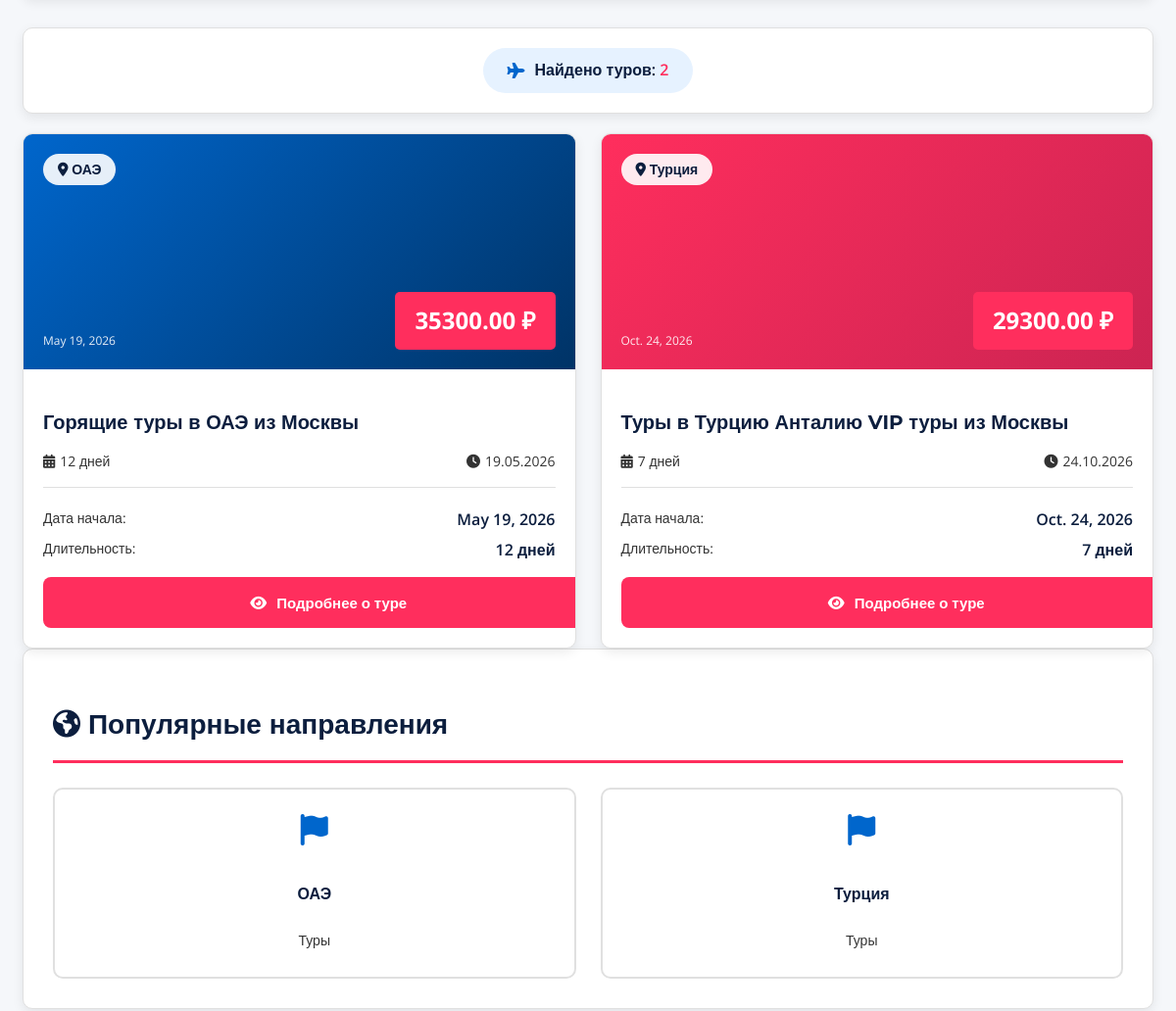
The app's page /tours/ (middle part), older data.
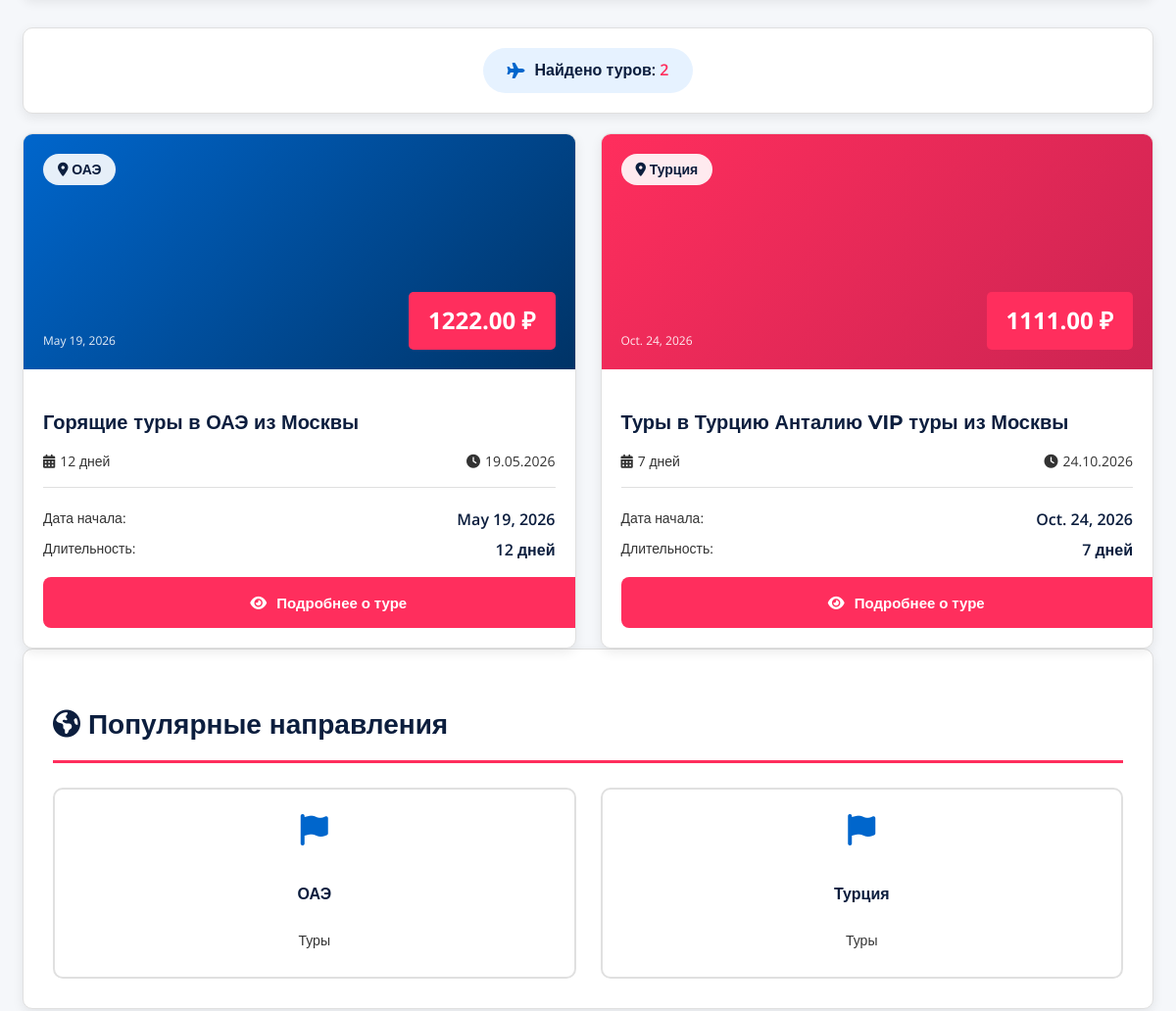
The same page, newer data.
### main/models.py (models this page shows, shortened)
class Tour(models.Model):
    title = models.CharField(max_length=200, verbose_name="Название тура")
    price = models.DecimalField(max_digits=10, decimal_places=2, verbose_name="Цена", default=0.00)
    duration = models.IntegerField(verbose_name="Длительность (дней)")
    country = models.CharField(max_length=100, verbose_name="Страна")
    start_date = models.DateField(verbose_name="Дата начала")

### main/views.py (the view)
# urls.py: path('tours/', views.tours_page, name='tours_page'),
def tours_page(request):
    query = request.GET.get('q', '').strip()
    country_filter = request.GET.get('country', '')
    sort_by = request.GET.get('sort', 'start_date')
    tours = Tour.objects.all()
    if query:
        tours = tours.filter(
            Q(title__icontains=query) |
            Q(country__icontains=query)
        )
    if country_filter:
        tours = tours.filter(country__icontains=country_filter)
    if sort_by == 'price_asc':
        tours = tours.order_by('price')
    elif sort_by == 'price_desc':
        tours = tours.order_by('-price')
    elif sort_by == 'duration':
        tours = tours.order_by('-duration')
    elif sort_by == 'date':
        tours = tours.order_by('start_date')
    else:
        tours = tours.order_by('start_date')
    countries = Tour.objects.values_list('country', flat=True).distinct().order_by('country')
    return render(request, 'main/tours_page.html', {
        'tours': tours,
        'query': query,
        'countries': countries,
        'selected_country': country_filter,
        'sort_by': sort_by,
    })

### main/templates/main/tours_page.html (shortened to what this page needs)
{% extends 'main/base.html' %}
{% block content %}
<div class="card" style="text-align: center; padding: 20px; margin-bottom: 20px;">
    <div style="display: inline-flex; align-items: center; gap: 10px; background: var(--coral-light-blue); padding: 10px 25px; border-radius: 30px;">
        <i class="fas fa-plane" style="color: var(--coral-blue);"></i>
        <span style="font-weight: 600; color: var(--coral-dark);">
            Найдено туров: <span style="color: var(--coral-red);">{{ tours|length }}</span>
        </span>
    </div>
</div>
{% if tours %}
    <div class="grid grid-3">
        {% for tour in tours %}
        <div class="tour-card">
            <div class="tour-header" style="background: linear-gradient(135deg,
                {% cycle '#0066CC' '#FF2E5D' '#00A859' '#FF7A00' as colors %},
                {% cycle '#003366' '#CC2452' '#008744' '#CC6200' %})">
                <span class="tour-country">
                    <i class="fas fa-map-marker-alt"></i> {{ tour.country }}
                </span>
                <div class="tour-price">{{ tour.price }} ₽</div>
                <div style="position: absolute; bottom: 20px; left: 20px; color: white; font-size: 12px; opacity: 0.9;">
                    {{ tour.start_date }}
                </div>
            </div>
            <div class="tour-content">
                <h3 class="tour-title">{{ tour.title }}</h3>
                <div class="tour-details">
                    <span><i class="fas fa-calendar-alt"></i> {{ tour.duration }} дней</span>
                    <span><i class="fas fa-clock"></i> {{ tour.start_date|date:"d.m.Y" }}</span>
                </div>
                <div style="margin: 15px 0;">
                    <div style="display: flex; justify-content: space-between; margin-bottom: 5px;">
                        <span style="color: var(--coral-text); font-size: 14px;">Дата начала:</span>
                        <span style="font-weight: 600; color: var(--coral-dark);">{{ tour.start_date }}</span>
                    </div>
                    <div style="display: flex; justify-content: space-between;">
                        <span style="color: var(--coral-text); font-size: 14px;">Длительность:</span>
                        <span style="font-weight: 600; color: var(--coral-dark);">{{ tour.duration }} дней</span>
                    </div>
                </div>
                <a href="{% url 'tour_detail' tour.id %}" class="btn btn-primary" style="width: 100%;">
                    <i class="fas fa-eye"></i> Подробнее о туре
                </a>
            </div>
        </div>
        {% endfor %}
    </div>
{% endif %}
<div class="card">
    <h2 class="card-title">
        <i class="fas fa-globe-americas"></i> Популярные направления
    </h2>
    <div class="grid grid-4">
        {% for country in countries|slice:":8" %}
        <a href="?country={{ country|urlencode }}"
           class="category-card"
           style="display: block; text-decoration: none; color: inherit;">
            <div style="text-align: center; padding: 25px 15px; border: 2px solid var(--coral-border); border-radius: 10px; transition: all 0.3s;"
                 onmouseover="this.style.borderColor='var(--coral-red)'; this.style.transform='translateY(-5px)';"
                 onmouseout="this.style.borderColor='var(--coral-border)'; this.style.transform='translateY(0)';">
                <i class="fas fa-flag" style="font-size: 32px; color: var(--coral-blue); margin-bottom: 15px;"></i>
                <h4 style="font-family: 'Montserrat', sans-serif; color: var(--coral-dark);">
                    {{ country }}
                </h4>
                <span style="color: var(--coral-text); font-size: 14px;">
                    {{ tour.country|default:"Туры" }}
                </span>
            </div>
        </a>
        {% endfor %}
    </div>
</div>
{% endblock %}

Row changes from the older to the newer data that the page shows:
changed Tour "Горящие туры в ОАЭ из Москвы": price "35300.00" → "1222.00"
changed Tour "Туры в Турцию Анталию VIP туры из Москвы": price "29300.00" → "1111.00"
